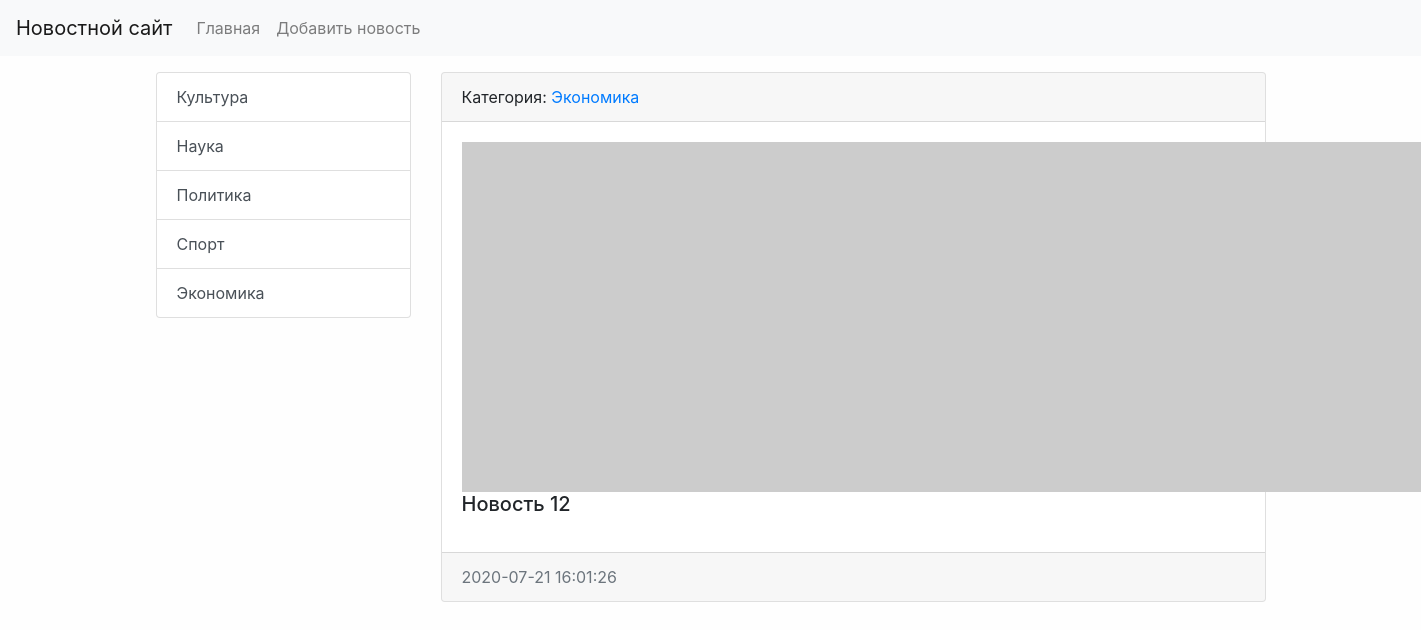
/news/12/, run on the app's committed database.
### news/models.py (models this page shows, shortened)
class Category(models.Model):
    title = models.CharField(max_length=150, db_index=True, verbose_name='Наименование категории')
    def get_absolute_url(self):
        return reverse('category', kwargs={"category_id": self.pk})
    def __str__(self):
        return self.title
    class Meta:
        verbose_name = 'Категория'
        verbose_name_plural = 'Категории'
        ordering = ['title']

class News(models.Model):
    title = models.CharField(max_length=150, verbose_name='Наименование')
    content = models.TextField(blank=True, verbose_name='Контент')
    created_at = models.DateTimeField(auto_now_add=True, verbose_name='Дата публикации')
    updated_at = models.DateTimeField(auto_now=True, verbose_name='Обновлено')
    photo = models.ImageField(upload_to='photos/%Y/%m/%d/', verbose_name='Фото', blank=True)
    is_published = models.BooleanField(default=True, verbose_name='Опубликовано')
    category = models.ForeignKey('Category', on_delete=models.PROTECT, verbose_name='Категория')
    class Meta:
        verbose_name = 'Новость'
        verbose_name_plural = 'Новости'
        ordering = ['-created_at']

### news/views.py (the view)
# urls.py: path('news/<int:pk>/', ViewNews.as_view(), name='view_news'),
class ViewNews(DetailView):
    model = News
    context_object_name = 'news_item'

### news/templatetags/news_tags.py (called while the page is built)
@register.inclusion_tag('news/list_categories.html')
def show_categories(arg1='Hello', arg2='world'):
    categories = Category.objects.all()
    return {"categories": categories, "arg1": arg1, "arg2": arg2}

### news/templates/news/news_detail.html (shortened to what this page needs)
{% extends 'base.html' %}
{% block sidebar %}
{% include 'inc/_sidebar.html' %}
{% endblock %}
{% block content %}
<div class="card mb-3">
    <div class="card-header">
        Категория: <a href="{{ news_item.category.get_absolute_url }}">{{ news_item.category }}</a>
    </div>
    <div class="card-body">
        {% if item.photo %}
        <img src="{{ news_item.photo.url }}" alt="" width="350" class="float-left mr-3">
        {% else %}
        <img src="https://picsum.photos/id/1060/350/235/?blur=2" alt="" class="float-left mr-3">
        {% endif %}
        <h5 class="card-title">{{ news_item.title }}</h5>
    </div>
    <div class="card-footer text-muted">
        {{ news_item.created_at|date:"Y-m-d H:i:s" }}
    </div>
</div>
{% endblock %}

### news/templates/news/list_categories.html
<div class="list-group">
    {% for item in categories %}
    <a href="{{ item.get_absolute_url }}" class="list-group-item list-group-item-action">{{ item.title }}</a>
    {% endfor %}
</div>

### mysite/static/css/style.css (style rules this page uses)
body { background-color: #fefefe; }

### data on the page
Category: title "Культура"
Category: title "Наука"
Category: title "Политика"
Category: title "Спорт"
Category: title "Экономика"
News: category "Экономика", title "Новость 12", created_at "2020-07-21 16:01:26"
